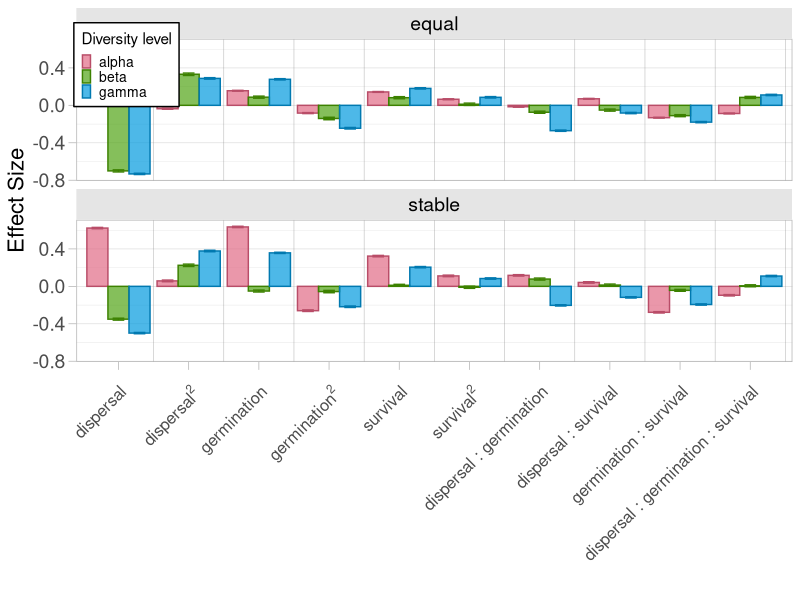
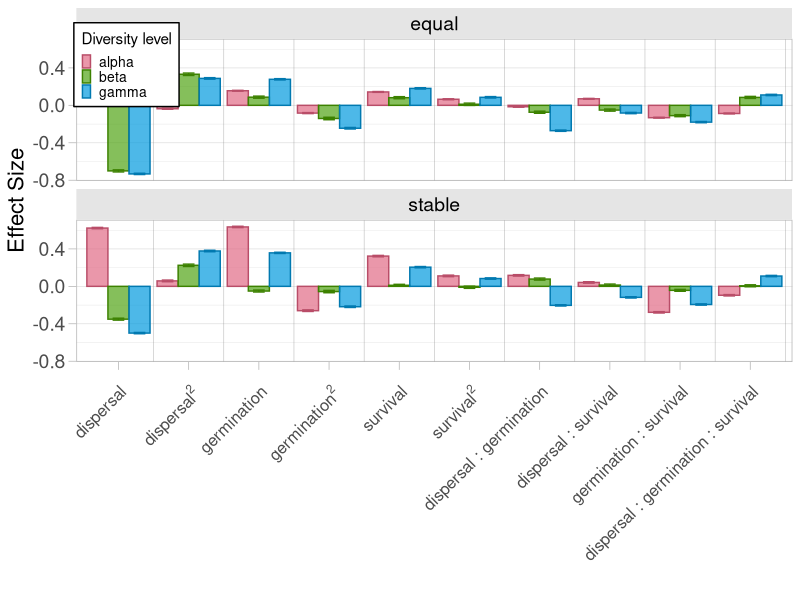

Write the R code that produced these figures, in order.
library("tidyverse")
library("broom")
library("colorspace")

normalize = function(x){
  normalized = (x-min(x))/(max(x)-min(x))
  return(normalized)
}

theme_set(theme_light() + 
            theme(strip.text = element_text(color = "black", size = 14),
                  strip.background = element_rect(fill = "gray90"),
                  axis.text = element_text(size = 14),
                  axis.title = element_text(size = 16),
                  axis.ticks.length = unit(x = .2, units = "cm"),
                  legend.title = element_text(size = 14),
                  legend.text = element_text(size = 12)))

# read in raw data. Below, I'm using intermediate output, the code to create this is commented out but can be regenerated.
# sim_dat <- read_csv(file = "sim_output/final_sensitivity_2021-09-29_001433.csv")
# 
# # params <- sim_dat %>% 
# #   select(rep, dispersal, germination, survival, comp) %>% 
# #   unique()
# 
# nenvs <- 20
# nreps <- 250
# nspecies <- 40
# npatchs <- 100
# 
# nenvs * nreps * nspecies * npatchs * 2 == nrow(sim_dat)
# 
# # re-assign environment scenario to group by
# sim_dat$envscenario <- rep(1:nenvs, each = (nreps * nspecies * npatchs * 2))
# 
# alpha <- sim_dat %>% 
#   group_by(patch, envscenario, rep, dispersal, germination, survival, comp) %>% 
#   summarize(alpha = sum(1*(N>0))) %>%
#   ungroup() %>% 
#   group_by(rep, envscenario, comp) %>%
#   summarize(mean_alpha = mean(alpha))
# # left_join(params, by = c("rep", "comp"))
# write_csv(alpha, file = "summarized_output/sens_analysis_alphadiv.csv")
# 
# gamma <- sim_dat %>% 
#   mutate(N_pa = 1*(N > 0)) %>%
#   group_by(comp, envscenario, rep, dispersal, germination, survival, species) %>%
#   
#   summarize(presences = sum(N_pa)) %>% 
#   summarize(gamma = sum(presences > 0))
# write_csv(gamma, file = "summarized_output/sens_analysis_gammadiv.csv")

alpha <- read_csv("summarized_output/sens_analysis_alphadiv.csv")
gamma <- read_csv("summarized_output/sens_analysis_gammadiv.csv")

div_part <- alpha %>% 
  left_join(gamma) %>% 
  mutate(beta = gamma / mean_alpha) %>% 
  mutate(beta = ifelse(is.nan(beta), 0, beta))

# normalize and transform variables

div_part$mean_alpha <- scale(div_part$mean_alpha)
div_part$beta <- scale(div_part$beta)
div_part$gamma <- scale(div_part$gamma)
div_part$dispersal <- scale(log10(div_part$dispersal))
div_part$germination <- scale(div_part$germination)
div_part$survival <- scale(div_part$survival)


############################
# Incorporate interaction terms

### 
alpha_mod_eq <- lm(mean_alpha ~ dispersal * germination * survival + I(dispersal^2) + I(germination^2) + I(survival^2), data = subset(div_part, comp == "equal"))
summary(alpha_mod_eq)

beta_mod_eq <- lm(beta ~ dispersal * germination * survival + I(dispersal^2) + I(germination^2) + I(survival^2), data = subset(div_part, comp == "equal"))
summary(beta_mod_eq)

gamma_mod_eq <- lm(gamma ~ dispersal * germination * survival + I(dispersal^2) + I(germination^2) + I(survival^2), data = subset(div_part, comp == "equal"))
summary(gamma_mod_eq)

alpha_mod_stab <- lm(mean_alpha ~ dispersal * germination * survival + I(dispersal^2) + I(germination^2) + I(survival^2), data = subset(div_part, comp == "stable"))
summary(alpha_mod_stab)

beta_mod_stab <- lm(beta ~ dispersal * germination * survival + I(dispersal^2) + I(germination^2) + I(survival^2), data = subset(div_part, comp == "stable"))
summary(beta_mod_stab)

gamma_mod_stab <- lm(gamma ~ dispersal * germination * survival + I(dispersal^2) + I(germination^2) + I(survival^2), data = subset(div_part, comp == "stable"))
summary(gamma_mod_stab)


# build dataframe to plot
sens_out <- tidy(alpha_mod_eq) %>% 
  mutate(response = "alpha", comp = "equal") %>% 
  bind_rows(
    (tidy(beta_mod_eq) %>% 
       mutate(response = "beta", comp = "equal")), 
    (tidy(gamma_mod_eq) %>% 
       mutate(response = "gamma", comp = "equal")),
    
    (tidy(alpha_mod_stab) %>% 
       mutate(response = "alpha", comp = "stable")),
    (tidy(beta_mod_stab) %>% 
       mutate(response = "beta", comp = "stable")), 
    (tidy(gamma_mod_stab) %>% 
       mutate(response = "gamma", comp = "stable"))
  ) %>% 
  filter(term != "(Intercept)")

my_cols <- qualitative_hcl(n = 3)

sens_out$term <- factor(sens_out$term, 
                        levels = 
                          c("dispersal", "I(dispersal^2)", 
                            "germination", "I(germination^2)",
                            "survival", "I(survival^2)",
                            "dispersal:germination", "dispersal:survival", 
                            "germination:survival", "dispersal:germination:survival"))
x_axis_labs <- c("dispersal",
                 expression(dispersal^2),
                 "germination",
                 expression(germination^2),
                 "survival",
                 expression(survival^2),
                 "dispersal : germination", "dispersal : survival", 
                 "germination : survival", "dispersal : germination : survival")

int_sensitivity_plot <- sens_out %>% 
  # mutate(term = factor(term, levels = c(
  #   "Intercept", "dispersal", "germination", "survival",
  #   "dispersal:germination", "dispersal:survival", "germination:survival",
  #   "dispersal:germination:survival"
  # ), labels = c(
  #   "intercept", "dispersal", "germination", "survival",
  #   "dispersal x \n germination", "dispersal x \n survival", "germination x \n survival",
  #   "dispersal x \n germination x \n survival"
  # ))) %>%
  
  ggplot(aes(y = estimate, ymin = (estimate - std.error), ymax = (estimate + std.error),
             color = response, fill = response, x = term)) +
  geom_vline(xintercept = c(1:10+0.5), alpha = 0.5, color = "gray50", size = 0.2) +
  geom_bar(stat = "identity",
           position = position_dodge(), alpha = 0.7) +
  geom_errorbar(position = position_dodge(.9), width = 0.5, show.legend = FALSE) +
  scale_color_manual(values = darken(my_cols, amount = .2)) + 
  scale_fill_manual(values = my_cols) +
  theme(panel.grid.major.x = element_blank(),
        panel.grid.minor.x = element_blank(),
        legend.position = c(.07,.92),
        legend.background = element_rect(color = "black"),
        legend.text = element_text(size = 10),
        legend.title = element_text(size = 11),
        legend.key.size = unit(0.1, units = "in"),
        axis.text.x = element_text(size = 12, angle = 45, hjust = 1, margin = margin(t =10))) +
  facet_wrap(~comp, nrow = 2) +
  labs(x = "", y = "Effect Size", fill = "Diversity level", color = "Diversity level") +
  scale_x_discrete(labels = x_axis_labs)

int_sensitivity_plot
ggsave("figures/sensitivity_analysis_int_quad.pdf", width = 10, height = 8)

